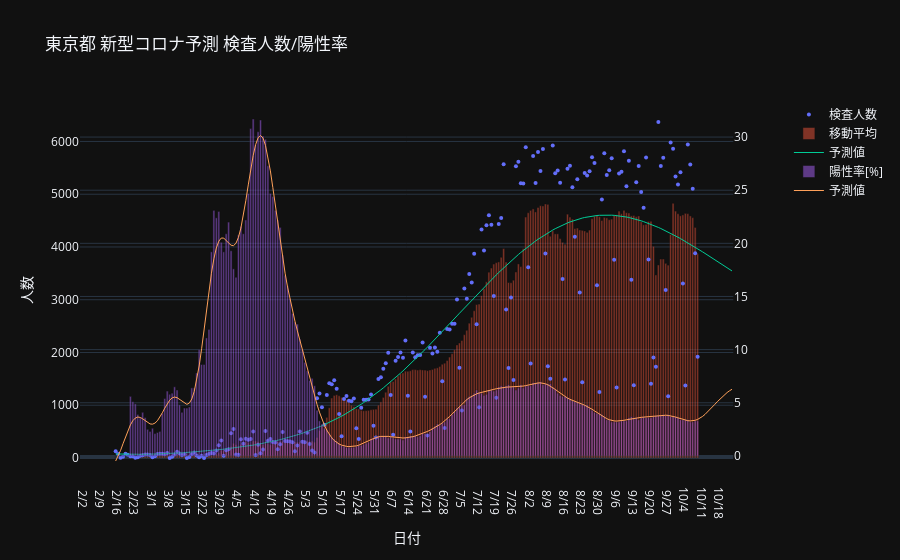

Notebook code cell kept with this figure:
### Code cell
fig = make_subplots(specs=[[{"secondary_y": True}]])
fig.add_trace(go.Scatter(x=xbins, y=tests_cnt, mode='markers', name='検査人数',
                                       marker=dict(size=4)), secondary_y=False)
fig.add_trace(go.Bar(x=xbins, y=pos_rate_np[:, 4], name='移動平均', opacity=0.5), 
                    secondary_y=False)
fig.add_trace(go.Scatter(x=xbins_pred, y=y_test, mode='lines', name='予測値',
                         line=dict(width=1)), secondary_y=False)
fig.add_trace(go.Bar(x=xbins, y=pos_rate_np[:, 3], name="陽性率[%]", opacity=0.5),
                         secondary_y=True)
fig.add_trace(go.Scatter(x=xbins_pred, y=y_rate, name="予測値",
                         line=dict(width=1)), secondary_y=True)
fig.update_layout(
    xaxis=dict(title='日付', type='date', dtick=604800000.0, tickformat="%_m/%-d"),
    yaxis=dict(title='人数'),
    title='東京都 新型コロナ予測 検査人数/陽性率',
)
show_and_save_plotly(fig, "tokyo-rate.jpg", js=False)

### Figure 1 — Plotly figure (JSON) as saved in the notebook; plotly's stock layout.template omitted (floating-point values rounded to 4 significant figures; data arrays with more than 128 entries replaced by an {"elided": "..."} marker saying what was removed)
{"data": [{"marker": {"size": 4}, "mode": "markers", "name": "検査人数", "type": "scatter", "x": {"elided": "238 str values"}, "xaxis": "x", "y": {"elided": "238 int values"}, "yaxis": "y"}, {"name": "移動平均", "opacity": 0.5, "type": "bar", "x": {"elided": "238 str values"}, "xaxis": "x", "y": {"elided": "238 float values"}, "yaxis": "y"}, {"line": {"width": 1}, "mode": "lines", "name": "予測値", "type": "scatter", "x": {"elided": "252 str values"}, "xaxis": "x", "y": {"elided": "252 float values"}, "yaxis": "y"}, {"name": "陽性率[%]", "opacity": 0.5, "type": "bar", "x": {"elided": "238 str values"}, "xaxis": "x", "y": {"elided": "238 float values"}, "yaxis": "y2"}, {"line": {"width": 1}, "name": "予測値", "type": "scatter", "x": {"elided": "252 str values"}, "xaxis": "x", "y": {"elided": "252 float values"}, "yaxis": "y2"}], "layout": {"title": {"text": "東京都 新型コロナ予測 検査人数/陽性率"}, "xaxis": {"anchor": "y", "domain": [0, 0.94], "dtick": 604800000, "tickformat": "%_m/%-d", "title": {"text": "日付"}, "type": "date"}, "yaxis": {"anchor": "x", "domain": [0, 1], "title": {"text": "人数"}}, "yaxis2": {"anchor": "x", "overlaying": "y", "side": "right"}}}
